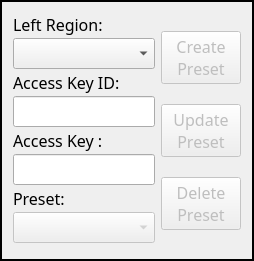
       <widget class="QFrame" name="frameCredsLeft">
        <property name="maximumSize">
         <size>
          <width>16777215</width>
          <height>200</height>
         </size>
        </property>
        <property name="frameShape">
         <enum>QFrame::Box</enum>
        </property>
        <property name="frameShadow">
         <enum>QFrame::Plain</enum>
        </property>
        <property name="lineWidth">
         <number>2</number>
        </property>
        <property name="midLineWidth">
         <number>2</number>
        </property>
        <layout class="QHBoxLayout" name="horizontalLayout">
         <property name="sizeConstraint">
          <enum>QLayout::SetMaximumSize</enum>
         </property>
         <item>
          <layout class="QVBoxLayout" name="verticalLayoutCredsLeft">
           <property name="spacing">
            <number>2</number>
           </property>
           <property name="bottomMargin">
            <number>5</number>
           </property>
           <item>
            <widget class="QLabel" name="labelRegionLeft">
             <property name="sizePolicy">
              <sizepolicy hsizetype="Minimum" vsizetype="Minimum">
               <horstretch>0</horstretch>
               <verstretch>0</verstretch>
              </sizepolicy>
             </property>
             <property name="font">
              <font>
               <family>Waree</family>
               <pointsize>12</pointsize>
              </font>
             </property>
             <property name="text">
              <string>Left Region:</string>
             </property>
            </widget>
           </item>
           <item>
            <widget class="QComboBox" name="comboBoxRegionLeft">
             <property name="sizePolicy">
              <sizepolicy hsizetype="Preferred" vsizetype="Minimum">
               <horstretch>0</horstretch>
               <verstretch>0</verstretch>
              </sizepolicy>
             </property>
             <property name="font">
              <font>
               <family>Waree</family>
               <pointsize>12</pointsize>
              </font>
             </property>
             <property name="contextMenuPolicy">
              <enum>Qt::NoContextMenu</enum>
             </property>
             <property name="toolTip">
              <string>Select the region the Sumo Logic org you want to connect to resides in.  </string>
             </property>
             <property name="styleSheet">
              <string notr="true"/>
             </property>
             <property name="insertPolicy">
              <enum>QComboBox::InsertAfterCurrent</enum>
             </property>
            </widget>
           </item>
           <item>
            <widget class="QLabel" name="labelAccessKeyIDLeft">
             <property name="sizePolicy">
              <sizepolicy hsizetype="Preferred" vsizetype="Minimum">
               <horstretch>0</horstretch>
               <verstretch>0</verstretch>
              </sizepolicy>
             </property>
             <property name="font">
              <font>
               <family>Waree</family>
               <pointsize>12</pointsize>
              </font>
             </property>
             <property name="text">
              <string>Access Key ID:</string>
             </property>
            </widget>
           </item>
           <item>
            <widget class="QLineEdit" name="lineEditUserNameLeft">
             <property name="sizePolicy">
              <sizepolicy hsizetype="Expanding" vsizetype="Minimum">
               <horstretch>0</horstretch>
               <verstretch>0</verstretch>
              </sizepolicy>
             </property>
             <property name="font">
              <font>
               <family>Waree</family>
               <pointsize>12</pointsize>
              </font>
             </property>
             <property name="contextMenuPolicy">
              <enum>Qt::NoContextMenu</enum>
             </property>
             <property name="toolTip">
              <string>Enter your Sumo Logic access key ID.</string>
             </property>
             <property name="text">
              <string/>
             </property>
            </widget>
           </item>
           <item>
            <widget class="QLabel" name="labelAccessKeyLeft">
             <property name="sizePolicy">
              <sizepolicy hsizetype="Preferred" vsizetype="Minimum">
               <horstretch>0</horstretch>
               <verstretch>0</verstretch>
              </sizepolicy>
             </property>
             <property name="font">
              <font>
               <family>Waree</family>
               <pointsize>12</pointsize>
              </font>
             </property>
             <property name="text">
              <string>Access Key :</string>
             </property>
            </widget>
           </item>
           <item>
            <widget class="QLineEdit" name="lineEditPasswordLeft">
             <property name="sizePolicy">
              <sizepolicy hsizetype="Expanding" vsizetype="Minimum">
               <horstretch>0</horstretch>
               <verstretch>0</verstretch>
              </sizepolicy>
             </property>
             <property name="font">
              <font>
               <family>Waree</family>
               <pointsize>12</pointsize>
              </font>
             </property>
             <property name="contextMenuPolicy">
              <enum>Qt::NoContextMenu</enum>
             </property>
             <property name="toolTip">
              <string>Enter your Sumo Logic access key.</string>
             </property>
             <property name="text">
              <string/>
             </property>
             <property name="echoMode">
              <enum>QLineEdit::Password</enum>
             </property>
            </widget>
           </item>
           <item>
            <widget class="QLabel" name="labelPresetLeft">
             <property name="sizePolicy">
              <sizepolicy hsizetype="Preferred" vsizetype="Minimum">
               <horstretch>0</horstretch>
               <verstretch>0</verstretch>
              </sizepolicy>
             </property>
             <property name="font">
              <font>
               <family>Waree</family>
               <pointsize>12</pointsize>
              </font>
             </property>
             <property name="text">
              <string>Preset:</string>
             </property>
            </widget>
           </item>
           <item>
            <widget class="QComboBox" name="comboBoxPresetLeft">
             <property name="enabled">
              <bool>false</bool>
             </property>
             <property name="sizePolicy">
              <sizepolicy hsizetype="Preferred" vsizetype="Minimum">
               <horstretch>0</horstretch>
               <verstretch>0</verstretch>
              </sizepolicy>
             </property>
             <property name="font">
              <font>
               <family>Waree</family>
               <pointsize>12</pointsize>
              </font>
             </property>
             <property name="contextMenuPolicy">
              <enum>Qt::NoContextMenu</enum>
             </property>
             <property name="toolTip">
              <string>Select a previously saved set of credentials. </string>
             </property>
             <property name="insertPolicy">
              <enum>QComboBox::InsertAfterCurrent</enum>
             </property>
            </widget>
           </item>
          </layout>
         </item>
         <item>
          <layout class="QVBoxLayout" name="verticalLayoutCredButtonsLeft">
           <property name="spacing">
            <number>2</number>
           </property>
           <item>
            <widget class="QPushButton" name="pushButtonCreatePresetLeft">
             <property name="enabled">
              <bool>false</bool>
             </property>
             <property name="font">
              <font>
               <family>Waree</family>
               <pointsize>12</pointsize>
              </font>
             </property>
             <property name="toolTip">
              <string>Save the currently entered credentials/region as a new preset. </string>
             </property>
             <property name="text">
              <string>Create
Preset</string>
             </property>
            </widget>
           </item>
           <item>
            <widget class="QPushButton" name="pushButtonUpdatePresetLeft">
             <property name="enabled">
              <bool>false</bool>
             </property>
             <property name="font">
              <font>
               <family>Waree</family>
               <pointsize>12</pointsize>
              </font>
             </property>
             <property name="toolTip">
              <string>Update the currently selected preset with the currently entered region/ID/Key. </string>
             </property>
             <property name="text">
              <string>Update
Preset</string>
             </property>
            </widget>
           </item>
           <item>
            <widget class="QPushButton" name="pushButtonDeletePresetLeft">
             <property name="enabled">
              <bool>false</bool>
             </property>
             <property name="font">
              <font>
               <family>Waree</family>
               <pointsize>12</pointsize>
              </font>
             </property>
             <property name="toolTip">
              <string>Delete the currently selected preset. There is no undo. </string>
             </property>
             <property name="text">
              <string>Delete
Preset</string>
             </property>
            </widget>
           </item>
          </layout>
         </item>
        </layout>
       </widget>
